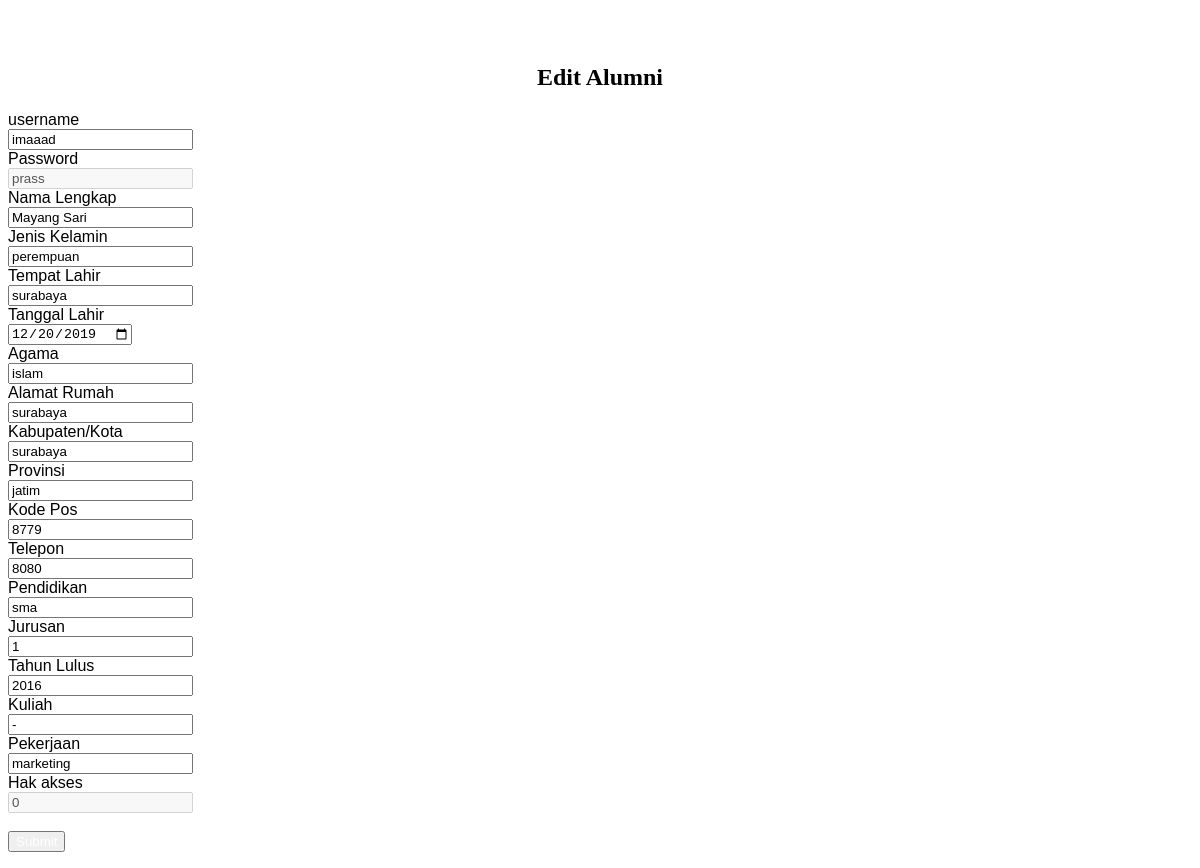
Page /admin/user/ubah_alumni.php?id=17 on the committed database.
### tables this page shows
CREATE TABLE IF NOT EXISTS `pendaftar` (
`id` int(11) NOT NULL,
  `username` varchar(32) NOT NULL,
  `password` varchar(32) NOT NULL,
  `nama_lengkap` varchar(50) NOT NULL,
  `jenis_kelamin` varchar(50) DEFAULT NULL,
  `tempat_lahir` varchar(50) NOT NULL,
  `tanggal_lahir` date NOT NULL,
  `agama` varchar(50) DEFAULT NULL,
  `alamat_rumah` varchar(50) NOT NULL,
  `kab_kota` varchar(50) NOT NULL,
  `provinsi` varchar(50) NOT NULL,
  `kodepos` varchar(5) NOT NULL,
  `telp` varchar(32) NOT NULL,
  `pendidikan` varchar(50) DEFAULT NULL,
  `jurusan` varchar(30) NOT NULL,
  `kuliah` varchar(70) DEFAULT NULL,
  `tahun_kelulusan` varchar(32) DEFAULT NULL,
  `level` int(11) DEFAULT NULL,
  `pekerjaan` varchar(50) NOT NULL
);

### admin/user/ubah_alumni.php (the view, shortened to what this page needs)
<link rel="stylesheet" href="https://formden.com/static/cdn/bootstrap-iso.css" />
<link rel="stylesheet" href="https://formden.com/static/cdn/font-awesome/4.4.0/css/font-awesome.min.css" />
<?php
        $q = $_POST['q'];
$q1 = "SELECT * FROM pendaftar WHERE id = '".$_GET['id']."'";
	$r1 = mysql_query($q1) or die ($q);
	$d1 = mysql_fetch_array ($r1);
?>
<html>
<head>
	<link href="ckeditor/content.css" rel="stylesheet" type="text/css"/>
</head>
<br>
<br>
<center><h2><b>Edit Alumni</b></h2></center>
    <div class="bootstrap-iso">
 <div class="container-fluid">
  <div class="row">
   <div class="col-md-10 col-sm-10 col-xs-12">
    <form class="form-horizontal" method="post" onSubmit="return submitForm('<?=$_SERVER['PHP_SELF'];?>')">
     <div class="form-group ">
      <label class="control-label col-sm-4" for="a">
       username
      </label>
      <div class="col-sm-8">
       <input class="form-control" id="a" name="a" type="text"  value='<?php echo $d1[1];?>'/>
      </div>
     </div>
     <div class="form-group ">
      <label class="control-label col-sm-4" for="b">
       Password
      </label>
      <div class="col-sm-8">
       <input class="form-control" id="b" name="b" type="text"value='<?php echo $d1[2];?>' disabled/>
      </div>
     </div>
     <div class="form-group ">
      <label class="control-label col-sm-4" for="c">
       Nama Lengkap
      </label>
      <div class="col-sm-8">
       <input class="form-control" id="c" name="c" placeholder="Bidang" type="text" value='<?php echo $d1[3];?>'/>
      </div>
     </div>
     <div class="form-group ">
      <label class="control-label col-sm-4" for="d">
       Jenis Kelamin
      </label>
      <div class="col-sm-8">
       <input class="form-control" id="d" name="d" type="text" value='<?php echo $d1[4];?>'/>
      </div>
     </div>
     <div class="form-group ">
      <label class="control-label col-sm-4" for="e">
       Tempat Lahir
      </label>
      <div class="col-sm-8">
       <input class="form-control" id="e" name="e" type="text" value='<?php echo $d1[5];?>' />
      </div>
     </div>
     <div class="form-group ">
      <label class="control-label col-sm-4" for="f">
       Tanggal Lahir
      </label>
      <div class="col-sm-8">
       <input class="form-control" id="date" name="f" type="Date" value='<?php echo $d1[6];?>'/>
      </div>
     </div>
     <div class="form-group ">
      <label class="control-label col-sm-4" for="h">
       Agama
      </label>
      <div class="col-sm-8">
       <input class="form-control" id="g" name="g" type="text" value='<?php echo $d1[7];?>'/>
      </div>
     </div>
     <div class="form-group ">
      <label class="control-label col-sm-4" for="e">
       Alamat Rumah
      </label>
      <div class="col-sm-8">
       <input class="form-control" id="h" name="h" type="text" value='<?php echo $d1[8];?>' />
      </div>
     </div>
     <div class="form-group ">
      <label class="control-label col-sm-4" for="e">
       Kabupaten/Kota
      </label>
      <div class="col-sm-8">
       <input class="form-control" id="i" name="i" type="text" value='<?php echo $d1[9];?>' />
      </div>
     </div>
     <div class="form-group ">
      <label class="control-label col-sm-4" for="j">
       Provinsi
      </label>
      <div class="col-sm-8">
       <input class="form-control" id="j" name="j" type="text" value='<?php echo $d1[10];?>' />
      </div>
     </div>
     <div class="form-group ">
      <label class="control-label col-sm-4" for="k">
       Kode Pos
      </label>
      <div class="col-sm-8">
       <input class="form-control" id="k" name="k" type="text" value='<?php echo $d1[11];?>' />
      </div>
     </div>
     <div class="form-group ">
      <label class="control-label col-sm-4" for="l">
       Telepon
      </label>
      <div class="col-sm-8">
       <input class="form-control" id="l" name="l" type="text" value='<?php echo $d1[12];?>' />
      </div>
     </div>
     <div class="form-group ">
      <label class="control-label col-sm-4" for="m">
       Pendidikan
      </label>
      <div class="col-sm-8">
       <input class="form-control" id="m" name="m" type="text" value='<?php echo $d1[13];?>' />
      </div>
     </div>
     <div class="form-group ">
      <label class="control-label col-sm-4" for="n">
       Jurusan
      </label>
      <div class="col-sm-8">
       <input class="form-control" id="n" name="n" type="text" value='<?php echo $d1[14];?>' />
      </div>
     </div>
     <div class="form-group ">
      <label class="control-label col-sm-4" for="e">
       Tahun Lulus
      </label>
      <div class="col-sm-8">
       <input class="form-control" id="o" name="o" type="text" value='<?php echo $d1[16];?>' />
      </div>
     </div>
     <div class="form-group ">
      <label class="control-label col-sm-4" for="q">
       Kuliah
      </label>
      <div class="col-sm-8">
       <input class="form-control" id="q" name="q" type="text" value='<?php echo $d1[15];?>' />
      </div>
     </div>
     <div class="form-group ">
      <label class="control-label col-sm-4" for="kerja">
       Pekerjaan
      </label>
      <div class="col-sm-8">
       <input class="form-control" id="kerja" name="kerja" type="text" value='<?php echo $d1[18];?>' />
      </div>
     </div>
     <div class="form-group ">
      <label class="control-label col-sm-4" for="r">
       Hak akses
      </label>
      <div class="col-sm-8">
       <input class="form-control" id="r" name="r" type="text" value='<?php echo $d1[17];?>' disabled />
      </div>
     </div>
     <div class="form-group">
      <div class="col-sm-10 col-sm-offset-2">
      <br> <button class="btn btn-primary " name="submit" type="submit">
       </button>
      </div>
     </div>
    </form>
   </div>
  </div>
 </div>
</div>
<link rel="stylesheet" href="https://cdnjs.cloudflare.com/ajax/libs/bootstrap-datepicker/1.4.1/css/bootstrap-datepicker3.css"/>

### admin/user/ubah_alumni.php (style rules this page uses)
.bootstrap-iso .formden_header , .bootstrap-iso .formden_header p, .bootstrap-iso form { font-family: Arial, Helvetica, sans-serif; color: black }
.bootstrap-iso form button, .bootstrap-iso form button:hover { color: white !important; }

### rows in the picture
pendaftar: a "imaaad", c "Mayang Sari", d "perempuan", e "surabaya", f "12/20/2019", g "islam", h "surabaya", i "surabaya", j "jatim", k "8779", l "8080", m "sma", n "1", o "2016", q "-", kerja "marketing", r "0"
